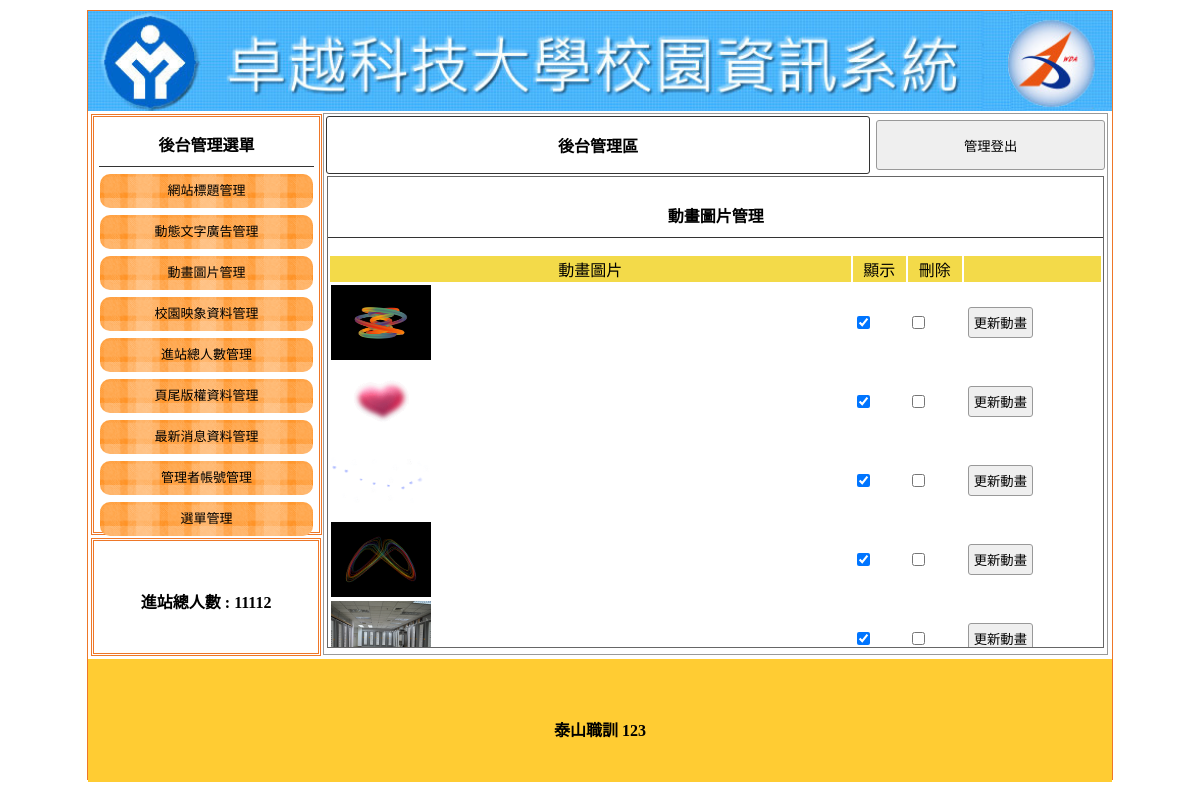
/admin.php?do=mvim (signed in), run on the app's committed database.
### tables this page shows
CREATE TABLE `title` (
  `id` int(10) UNSIGNED NOT NULL,
  `img` text NOT NULL,
  `text` text NOT NULL,
  `sh` int(1) NOT NULL
);

CREATE TABLE `total` (
  `id` int(10) UNSIGNED NOT NULL,
  `total` int(10) UNSIGNED NOT NULL
);

CREATE TABLE `mvim` (
  `id` int(10) UNSIGNED NOT NULL,
  `img` text NOT NULL,
  `text` text NOT NULL,
  `sh` int(1) NOT NULL
);

CREATE TABLE `bottom` (
  `id` int(10) UNSIGNED NOT NULL,
  `bottom` text NOT NULL
);

### base.php (called while the page is built, shortened)
<?php
class DB{
    private $dsn = "mysql:host=localhost;charset=utf8;dbname=db99";
    private $root = "root";
    private $password = "";
    private $table = "";
    private $pdo;
public function __construct($table){
    $this->table = $table;
    $this->pdo = new PDO($this->dsn,$this->root,$this->password);
}
public function all(...$arg){
    $sql = "select * from $this->table ";
    return $this->pdo->query($sql)->fetchAll();
}
public function find($arg){
    $sql = "select * from $this->table ";
    if(is_array($arg)){
        foreach($arg as $key => $value){
            $tmp[] = sprintf("`%s`='%s'",$key,$value);
        }
        $sql = $sql . " where " . implode("&&",$tmp);
    }else{
        $sql = $sql. " where `id`=" . "'" . $arg . "'";
    }
    return $this->pdo->query($sql)->fetch(PDO::FETCH_ASSOC);
}
}
?>

### backend/mvim.php (the view, shortened to what this page needs)
<div style="width:99%; height:87%; margin:auto; overflow:auto; border:#666 1px solid;">
    <p class="t cent botli">動畫圖片管理</p>
    <form method="post" action="api/edit.php">
        <table width="100%">
            <tbody>
                <tr class="yel">
                    <td width="68%">動畫圖片</td>
                    <td width="7%">顯示</td>
                    <td width="7%">刪除</td>
                    <td></td>
                </tr>
<?php
    $table = $do;
    $db = new DB($table);
    $rows = $db-> all();
    foreach ( $rows as $row){
        $is_check=($row['sh'])?"checked":'';
?>
    <tr>
        <td width="68%"><img src="img/<?= $row['img']; ?>" style="width:100px;height:75px;"></td>
        <td width="7%"><input type="checkbox" name="sh[]" value="<?= $row['id']; ?>" <?= $is_check ?>></td>
        <td width="7%"><input type="checkbox" name="del[]" value="<?= $row['id']; ?>" ></td>
        <td><input type="button" onclick="op(&#39;#cover&#39;,&#39;#cvr&#39;,&#39;modal/upload_mvim.php?id=<?= $row['id']; ?>&table=<?= $table ?>&#39;)" value="更新動畫"></td>
    </tr>
<?php
  }
?>
            </tbody>
        </table>
    </form>
</div>

### admin.php (shortened to what this page needs)
<?php
include_once "base.php";
?>
<!DOCTYPE html PUBLIC "-//W3C//DTD XHTML 1.0 Transitional//EN" "http://www.w3.org/TR/xhtml1/DTD/xhtml1-transitional.dtd">
<html xmlns="http://www.w3.org/1999/xhtml">
<head>
	<link href="./css/css.css" rel="stylesheet" type="text/css">
</head>
<body>
	<div id="main">
		<?php
			$title = new DB('title');
			$ti = $title->find(['sh'=>1]);
		?>
		<a title="<?= $ti['text'];  ?>" href="index.php">
			<div class="ti" style="background:url(&#39;img/<?= $ti['img'];?>&#39;); background-size:cover;"></div>
		</a>
		<div id="ms">
			<div id="lf" style="float:left;">
				<div id="menuput" class="dbor">
					<span class="t botli">後台管理選單</span>
					<a style="color:#000; font-size:13px; text-decoration:none;" href="?do=title">
						<div class="mainmu">
							網站標題管理 </div>
					</a>
					<a style="color:#000; font-size:13px; text-decoration:none;" href="?do=ad">
						<div class="mainmu">
							動態文字廣告管理 </div>
					</a>
					<a style="color:#000; font-size:13px; text-decoration:none;" href="?do=mvim">
						<div class="mainmu">
							動畫圖片管理 </div>
					</a>
					<a style="color:#000; font-size:13px; text-decoration:none;" href="?do=image">
						<div class="mainmu">
							校園映象資料管理 </div>
					</a>
					<a style="color:#000; font-size:13px; text-decoration:none;" href="?do=total">
						<div class="mainmu">
							進站總人數管理 </div>
					</a>
					<a style="color:#000; font-size:13px; text-decoration:none;" href="?do=bottom">
						<div class="mainmu">
							頁尾版權資料管理 </div>
					</a>
					<a style="color:#000; font-size:13px; text-decoration:none;" href="?do=news">
						<div class="mainmu">
							最新消息資料管理 </div>
					</a>
					<a style="color:#000; font-size:13px; text-decoration:none;" href="?do=admin">
						<div class="mainmu">
							管理者帳號管理 </div>
					</a>
					<a style="color:#000; font-size:13px; text-decoration:none;" href="?do=menu">
						<div class="mainmu">
							選單管理 </div>
					</a>
				</div>
				<div class="dbor" style="margin:3px; width:95%; height:20%; line-height:100px;">
					<span class="t">進站總人數 :
					<?php
						$total = new DB("total");
						$tt = $total->find(1);
						echo $tt['total'];
					?>
					</span>
				</div>
			</div>
			<div class="di" style="height:540px; border:#999 1px solid; width:76.5%; margin:2px 0px 0px 0px; float:left; position:relative; left:20px;">
				<table width="100%">
					<tbody>
						<tr>
							<td style="width:70%;font-weight:800; border:#333 1px solid; border-radius:3px;" class="cent"><a href="?do=admin" style="color:#000; text-decoration:none;">後台管理區</a></td>
							<td><button onclick="location.replace(&#39;api/logout.php&#39;)" style="width:99%; margin-right:2px; height:50px;">管理登出</button></td>
						</tr>
					</tbody>
				</table>
	<?php
	$do = (!empty($_GET['do'])) ? $_GET['do'] : 'title';
	$file = 'backend/' . $do . ".php";
	if (file_exists($file)) {
		include $file;
	} else {
		include "backend/title.php";
	}
	?>
			</div>
		</div>
		<div style="width:1024px; left:0px; position:relative; background:#FC3; margin-top:4px; height:123px; display:block;">
			<span class="t" style="line-height:123px;">
			<?php
				$db = new DB('bottom');
				$ff = $db->find(1);
				echo $ff['bottom'];
			?>
			</span>
		</div>
	</div>
</body>
</html>

### css/css.css (style rules this page uses)
body { padding:0px; margin:0px; }
#main { width:1024px; height:768px; margin:10px auto 10px auto; border:#EE7728 1px solid; position:relative; }
.ti { width:100%; height:100px; position:relative; background-size:cover; background-repeat:no-repeat; }
.dbor { border:#EE7728 double 3px; margin:1px; padding:2px 10px 2px 10px; }
.t { font-weight:800; display:block; text-align:center; padding:10px 1px 10px 1px; }
.botli { border-bottom:#333 1px solid; }
.mainmu { position:relative; border-radius:10px; background:url(../icon/menu.fw.png) center no-repeat; background-size:cover; line-height:30px; padding:2px 10px 2px 10px; margin:7px 1px 7px 1px; height: 30px; text-align: center; }
#lf { height:540px; width:21%; display:inline-block; }
#menuput { width:100%; height:75%; position:relative; padding:5px; display:block; margin: 3px; }
.di { display:inline-block; }
.cent { text-align:center; }
input,button { border:#999 1px solid; border-radius:3px; background:#EFEFEF; padding:5px; margin:3px; }
.yel td { background:#F3DA49; text-align:center; }

### data on the page
title: img (picture)
total: total "11112"
mvim: img (picture)
mvim: img (picture)
mvim: img (picture)
mvim: img (picture)
mvim: img (picture)
bottom: bottom "泰山職訓 123"
